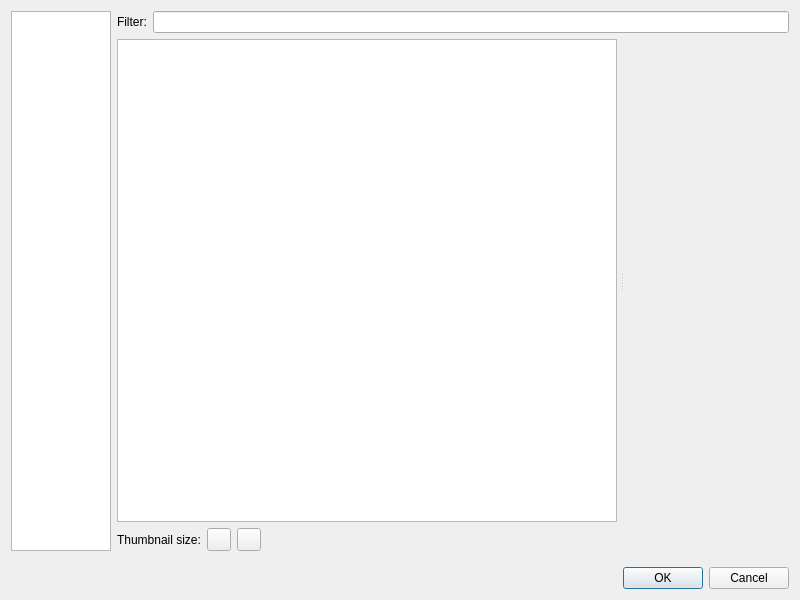
<?xml version="1.0" encoding="UTF-8"?>
<ui version="4.0">
 <class>SelectFiles</class>
 <widget class="QDialog" name="SelectFiles">
  <property name="geometry">
   <rect>
    <x>0</x>
    <y>0</y>
    <width>800</width>
    <height>600</height>
   </rect>
  </property>
  <property name="windowTitle">
   <string>Insert File</string>
  </property>
  <layout class="QVBoxLayout" name="verticalLayout">
   <item>
    <layout class="QHBoxLayout" name="horizontalLayout_4">
     <item>
      <layout class="QVBoxLayout" name="verticalLayout_3">
       <item>
        <widget class="QListWidget" name="FileTypes">
         <property name="sizePolicy">
          <sizepolicy hsizetype="Fixed" vsizetype="Expanding">
           <horstretch>100</horstretch>
           <verstretch>0</verstretch>
          </sizepolicy>
         </property>
         <property name="maximumSize">
          <size>
           <width>100</width>
           <height>16777215</height>
          </size>
         </property>
        </widget>
       </item>
      </layout>
     </item>
     <item>
      <layout class="QVBoxLayout" name="verticalLayout_4">
       <item>
        <layout class="QHBoxLayout" name="horizontalLayout" stretch="0,0,0">
         <item>
          <widget class="QLabel" name="label">
           <property name="toolTip">
            <string>List only the file names which contain the text you enter.</string>
           </property>
           <property name="text">
            <string>Filter:</string>
           </property>
          </widget>
         </item>
         <item>
          <widget class="QLineEdit" name="Filter"/>
         </item>
        </layout>
       </item>
       <item>
        <layout class="QHBoxLayout" name="horizontalLayout_3">
         <item>
          <widget class="QSplitter" name="splitter">
           <property name="sizePolicy">
            <sizepolicy hsizetype="Expanding" vsizetype="Expanding">
             <horstretch>0</horstretch>
             <verstretch>0</verstretch>
            </sizepolicy>
           </property>
           <property name="orientation">
            <enum>Qt::Horizontal</enum>
           </property>
           <property name="handleWidth">
            <number>10</number>
           </property>
           <property name="childrenCollapsible">
            <bool>false</bool>
           </property>
           <widget class="QTreeView" name="imageTree">
            <property name="sizePolicy">
             <sizepolicy hsizetype="Preferred" vsizetype="Expanding">
              <horstretch>0</horstretch>
              <verstretch>0</verstretch>
             </sizepolicy>
            </property>
            <property name="maximumSize">
             <size>
              <width>500</width>
              <height>16777215</height>
             </size>
            </property>
            <property name="verticalScrollBarPolicy">
             <enum>Qt::ScrollBarAsNeeded</enum>
            </property>
            <property name="showDropIndicator" stdset="0">
             <bool>false</bool>
            </property>
            <property name="alternatingRowColors">
             <bool>true</bool>
            </property>
            <property name="selectionMode">
             <enum>QAbstractItemView::ExtendedSelection</enum>
            </property>
            <property name="sortingEnabled">
             <bool>false</bool>
            </property>
           </widget>
           <widget class="QWidget" name="verticalLayoutWidget">
            <layout class="QVBoxLayout" name="avLayout"/>
           </widget>
          </widget>
         </item>
        </layout>
       </item>
       <item>
        <layout class="QHBoxLayout" name="horizontalLayout_2">
         <item>
          <widget class="QLabel" name="label_2">
           <property name="text">
            <string>Thumbnail size:</string>
           </property>
          </widget>
         </item>
         <item>
          <widget class="QToolButton" name="ThumbnailDecrease">
           <property name="icon">
            <iconset>
             <normaloff>:/icons/list-remove_48px.png</normaloff>:/icons/list-remove_48px.png</iconset>
           </property>
          </widget>
         </item>
         <item>
          <widget class="QToolButton" name="ThumbnailIncrease">
           <property name="icon">
            <iconset>
             <normaloff>:/icons/list-add_48px.png</normaloff>:/icons/list-add_48px.png</iconset>
           </property>
          </widget>
         </item>
         <item>
          <spacer name="horizontalSpacer">
           <property name="orientation">
            <enum>Qt::Horizontal</enum>
           </property>
           <property name="sizeHint" stdset="0">
            <size>
             <width>40</width>
             <height>20</height>
            </size>
           </property>
          </spacer>
         </item>
         <item>
          <widget class="QLabel" name="Details">
           <property name="text">
            <string/>
           </property>
           <property name="textInteractionFlags">
            <set>Qt::LinksAccessibleByMouse|Qt::TextSelectableByKeyboard|Qt::TextSelectableByMouse</set>
           </property>
          </widget>
         </item>
        </layout>
       </item>
      </layout>
     </item>
    </layout>
   </item>
   <item>
    <spacer name="verticalSpacer_2">
     <property name="orientation">
      <enum>Qt::Vertical</enum>
     </property>
     <property name="sizeType">
      <enum>QSizePolicy::Fixed</enum>
     </property>
     <property name="sizeHint" stdset="0">
      <size>
       <width>20</width>
       <height>10</height>
      </size>
     </property>
    </spacer>
   </item>
   <item>
    <widget class="QDialogButtonBox" name="buttonBox">
     <property name="orientation">
      <enum>Qt::Horizontal</enum>
     </property>
     <property name="standardButtons">
      <set>QDialogButtonBox::Cancel|QDialogButtonBox::Ok</set>
     </property>
    </widget>
   </item>
  </layout>
 </widget>
 <resources/>
 <connections>
  <connection>
   <sender>buttonBox</sender>
   <signal>accepted()</signal>
   <receiver>SelectFiles</receiver>
   <slot>accept()</slot>
   <hints>
    <hint type="sourcelabel">
     <x>248</x>
     <y>254</y>
    </hint>
    <hint type="destinationlabel">
     <x>157</x>
     <y>274</y>
    </hint>
   </hints>
  </connection>
  <connection>
   <sender>buttonBox</sender>
   <signal>rejected()</signal>
   <receiver>SelectFiles</receiver>
   <slot>reject()</slot>
   <hints>
    <hint type="sourcelabel">
     <x>316</x>
     <y>260</y>
    </hint>
    <hint type="destinationlabel">
     <x>286</x>
     <y>274</y>
    </hint>
   </hints>
  </connection>
 </connections>
</ui>
